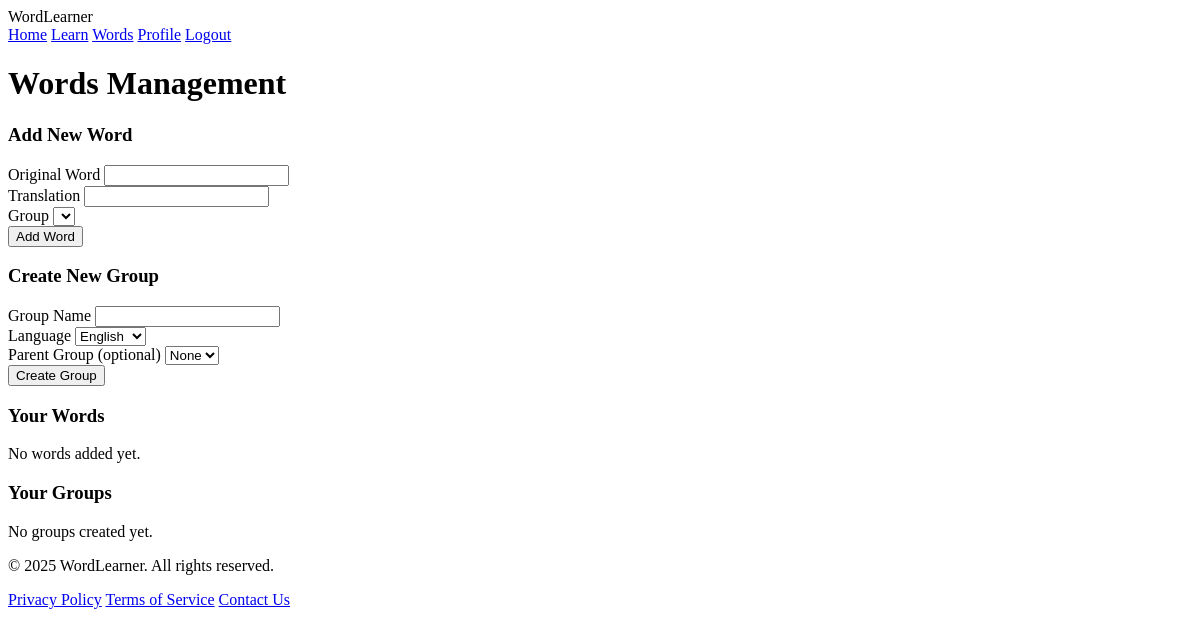
/words (signed in), run on an earlier commit of the app's database.
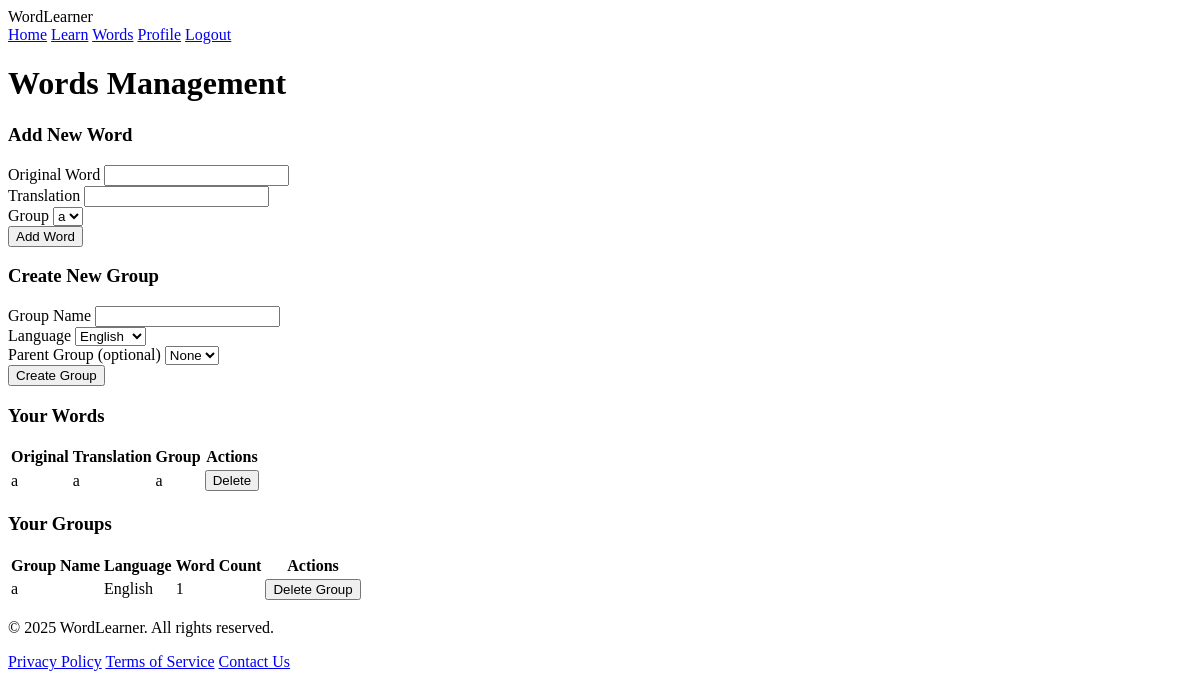
And on a later commit of the database.
### models.py (models this page shows)
class Word(db.Model):
    id = db.Column(db.Integer, primary_key=True)
    original = db.Column(db.String(100), nullable=False)
    translation = db.Column(db.String(100), nullable=False)
    group_id = db.Column(db.Integer, db.ForeignKey('word_group.id'), nullable=False)
    added_at = db.Column(db.DateTime, default=datetime.utcnow)
    last_reviewed = db.Column(db.DateTime)
    difficulty = db.Column(db.Integer, default=1)

class WordGroup(db.Model):
    id = db.Column(db.Integer, primary_key=True)
    name = db.Column(db.String(100), nullable=False)
    language_id = db.Column(db.Integer, db.ForeignKey('language.id'), nullable=False)
    user_id = db.Column(db.Integer, db.ForeignKey('user.id'), nullable=False)
    parent_group_id = db.Column(db.Integer, db.ForeignKey('word_group.id'))
    parent = db.relationship('WordGroup', remote_side=[id], backref='subgroups')
    words = db.relationship('Word', backref='group', lazy=True)

class Language(db.Model):
    id = db.Column(db.Integer, primary_key=True)
    name = db.Column(db.String(50), nullable=False)
    code = db.Column(db.String(5), nullable=False)
    groups = db.relationship('WordGroup', backref='language', lazy=True)

### app.py (the view, shortened to what this page needs)
@app.route('/words', methods=['GET', 'POST'])
@login_required
def words():
    word_form = WordForm()
    group_form = GroupForm()
    groups = WordGroup.query.filter_by(user_id=current_user.id).all()
    word_form.group.choices = [(group.id, group.name) for group in groups]
    group_form.language.choices = [(language.id, language.name) for language in Language.query.all()]
    group_form.parent_group.choices = [(0, 'None')] + [(group.id, group.name) for group in groups]
    words = Word.query.join(WordGroup).filter(WordGroup.user_id == current_user.id).all()
    groups = WordGroup.query.filter_by(user_id=current_user.id).all()
    return render_template('words.html',
                           word_form=word_form,
                           group_form=group_form,
                           words=words,
                           groups=groups)

### app.py
class WordForm(FlaskForm):
    original = StringField('Original Word', validators=[DataRequired()])
    translation = StringField('Translation', validators=[DataRequired()])
    group = SelectField('Group', coerce=int)
    submit = SubmitField('Add Word')

class GroupForm(FlaskForm):
    name = StringField('Group Name', validators=[DataRequired()])
    language = SelectField('Language', coerce=int)
    parent_group = SelectField('Parent Group (optional)', coerce=int)
    submit = SubmitField('Create Group')

### app.py (called while the page is built)
@login_manager.user_loader
def load_user(user_id):
    return db.session.get(User, int(user_id))

### templates/words.html (shortened to what this page needs)
{% extends "base.html" %}
{% block content %}
<div class="words-container">
    <h1 class="futuristic-title">Words Management</h1>
    <div class="words-management">
        <div class="words-form">
            <h3>Add New Word</h3>
            <form method="POST" action="">
                <div class="form-group">
                    {{ word_form.original.label(class="form-label") }}
                    {{ word_form.original(class="form-input") }}
                </div>
                <div class="form-group">
                    {{ word_form.translation.label(class="form-label") }}
                    {{ word_form.translation(class="form-input") }}
                </div>
                <div class="form-group">
                    {{ word_form.group.label(class="form-label") }}
                    {{ word_form.group(class="futuristic-select") }}
                </div>
                <div class="form-group">
                    {{ word_form.submit(class="futuristic-btn") }}
                </div>
            </form>
        </div>
        <div class="group-form">
            <h3>Create New Group</h3>
            <form method="POST" action="">
                <div class="form-group">
                    {{ group_form.name.label(class="form-label") }}
                    {{ group_form.name(class="form-input") }}
                </div>
                <div class="form-group">
                    {{ group_form.language.label(class="form-label") }}
                    {{ group_form.language(class="futuristic-select") }}
                </div>
                <div class="form-group">
                    {{ group_form.parent_group.label(class="form-label") }}
                    {{ group_form.parent_group(class="futuristic-select") }}
                </div>
                <div class="form-group">
                    {{ group_form.submit(class="futuristic-btn") }}
                </div>
            </form>
        </div>
    </div>
    <div class="words-list">
        <h3>Your Words</h3>
        {% if words %}
        <table class="futuristic-table">
            <thead>
                <tr>
                    <th>Original</th>
                    <th>Translation</th>
                    <th>Group</th>
                    <th>Actions</th>
                </tr>
            </thead>
            <tbody>
                {% for word in words %}
                <tr>
                    <td>{{ word.original }}</td>
                    <td>{{ word.translation }}</td>
                    <td>{{ word.group.name }}</td>
                    <td>
                        <form method="POST" action="{{ url_for('words') }}" style="display: inline;">
                            <button type="submit" class="action-btn delete"
                                    onclick="return confirm('Are you sure you want to delete this word?')">
                                Delete
                            </button>
                        </form>
                    </td>
                </tr>
                {% endfor %}
            </tbody>
        </table>
        {% else %}
        <p>No words added yet.</p>
        {% endif %}
    </div>
    <div class="groups-list">
        <h3>Your Groups</h3>
        {% if groups %}
        <table class="futuristic-table">
            <thead>
                <tr>
                    <th>Group Name</th>
                    <th>Language</th>
                    <th>Word Count</th>
                    <th>Actions</th>
                </tr>
            </thead>
            <tbody>
                {% for group in groups %}
                <tr>
                    <td>{{ group.name }}</td>
                    <td>{{ group.language.name }}</td>
                    <td>{{ group.words|length }}</td>
                    <td>
                        <form method="POST" action="{{ url_for('words') }}" style="display: inline;">
                            <button type="submit" class="action-btn delete"
                                    onclick="return confirm('Are you sure you want to delete this group and ALL its words?')">
                                Delete Group
                            </button>
                        </form>
                    </td>
                </tr>
                {% endfor %}
            </tbody>
        </table>
        {% else %}
        <p>No groups created yet.</p>
        {% endif %}
    </div>
</div>
{% endblock %}

### templates/base.html (shortened to what this page needs)
<!DOCTYPE html>
<html lang="en">
<head>
    <link rel="stylesheet" href="{{ url_for('static', filename='style.css') }}">
</head>
<body>
    <div class="container">
        <header class="futuristic-header">
            <div class="logo">WordLearner</div>
            <nav class="futuristic-nav">
                {% if current_user.is_authenticated %}
                    <a href="{{ url_for('index') }}" class="nav-link">Home</a>
                    <a href="{{ url_for('learn') }}" class="nav-link">Learn</a>
                    <a href="{{ url_for('words') }}" class="nav-link">Words</a>
                    <a href="{{ url_for('profile') }}" class="nav-link">Profile</a>
                    <a href="{{ url_for('logout') }}" class="nav-link">Logout</a>
                {% else %}
                    <a href="{{ url_for('login') }}" class="nav-link">Login</a>
                    <a href="{{ url_for('register') }}" class="nav-link">Register</a>
                {% endif %}
            </nav>
        </header>
        <main class="content">
            {% block content %}{% endblock %}
        </main>
        <footer class="futuristic-footer">
    <p>&copy; 2025 WordLearner. All rights reserved.</p>
    <div class="footer-links">
        <a href="{{ url_for('privacy') }}">Privacy Policy</a>
        <a href="{{ url_for('terms') }}">Terms of Service</a>
        <a href="{{ url_for('contact') }}">Contact Us</a>
    </div>
</footer>
    </div>
</body>
</html>

What changed in the data, as far as the page shows it:
added Word: original "a", translation "a", group.name "a"
added WordGroup: name "a", language.name "English", words|length "1"
Also different on the page:
form field group: (not shown) → "a"
text no longer shown: "No words added yet. No groups created yet."
text now shown: "Original Translation Group Actions Group Name Language Word Count Actions"
